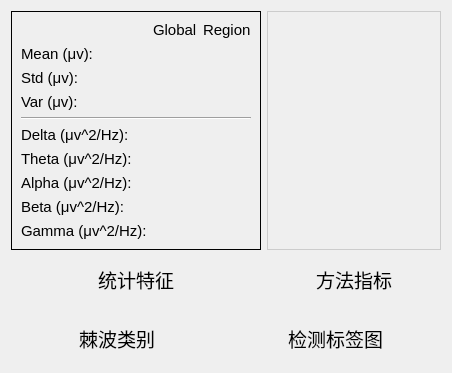
            <widget class="QWidget" name="sd_form">
             <attribute name="title">
              <string>SD</string>
             </attribute>
             <layout class="QHBoxLayout" name="horizontalLayout_3">
              <item>
               <layout class="QVBoxLayout" name="verticalLayout_23">
                <item>
                 <layout class="QHBoxLayout" name="horizontalLayout_43">
                  <item>
                   <layout class="QVBoxLayout" name="verticalLayout_24" stretch="1,0">
                    <item>
                     <layout class="QHBoxLayout" name="horizontalLayout_44">
                      <item>
                       <widget class="QFrame" name="frame_3">
                        <property name="styleSheet">
                         <string notr="true"/>
                        </property>
                        <property name="frameShape">
                         <enum>QFrame::Box</enum>
                        </property>
                        <property name="frameShadow">
                         <enum>QFrame::Plain</enum>
                        </property>
                        <layout class="QVBoxLayout" name="verticalLayout_12">
                         <item>
                          <layout class="QGridLayout" name="gridLayout_8">
                           <item row="0" column="2">
                            <widget class="QLabel" name="label_35">
                             <property name="font">
                              <font>
                               <family>Arial</family>
                               <pointsize>11</pointsize>
                               <weight>50</weight>
                               <bold>false</bold>
                              </font>
                             </property>
                             <property name="text">
                              <string>Region</string>
                             </property>
                            </widget>
                           </item>
                           <item row="5" column="0">
                            <widget class="QLabel" name="label_52">
                             <property name="font">
                              <font>
                               <family>Arial</family>
                               <pointsize>11</pointsize>
                               <weight>50</weight>
                               <bold>false</bold>
                              </font>
                             </property>
                             <property name="toolTip">
                              <string>0-4 Hz</string>
                             </property>
                             <property name="text">
                              <string>Delta (μv^2/Hz):</string>
                             </property>
                            </widget>
                           </item>
                           <item row="1" column="0">
                            <widget class="QLabel" name="label_36">
                             <property name="font">
                              <font>
                               <family>Arial</family>
                               <pointsize>11</pointsize>
                               <weight>50</weight>
                               <bold>false</bold>
                              </font>
                             </property>
                             <property name="text">
                              <string>Mean (μv):</string>
                             </property>
                            </widget>
                           </item>
                           <item row="0" column="0">
                            <widget class="QLabel" name="label_37">
                             <property name="text">
                              <string/>
                             </property>
                            </widget>
                           </item>
                           <item row="8" column="0">
                            <widget class="QLabel" name="label_53">
                             <property name="font">
                              <font>
                               <family>Arial</family>
                               <pointsize>11</pointsize>
                               <weight>50</weight>
                               <bold>false</bold>
                              </font>
                             </property>
                             <property name="toolTip">
                              <string>12-30 Hz</string>
                             </property>
                             <property name="text">
                              <string>Beta (μv^2/Hz):</string>
                             </property>
                            </widget>
                           </item>
                           <item row="6" column="0">
                            <widget class="QLabel" name="label_54">
                             <property name="font">
                              <font>
                               <family>Arial</family>
                               <pointsize>11</pointsize>
                               <weight>50</weight>
                               <bold>false</bold>
                              </font>
                             </property>
                             <property name="toolTip">
                              <string>4-8 Hz</string>
                             </property>
                             <property name="text">
                              <string>Theta (μv^2/Hz):</string>
                             </property>
                            </widget>
                           </item>
                           <item row="1" column="2">
                            <widget class="QLabel" name="r_mean_2">
                             <property name="text">
                              <string/>
                             </property>
                            </widget>
                           </item>
                           <item row="3" column="2">
                            <widget class="QLabel" name="r_var_2">
                             <property name="text">
                              <string/>
                             </property>
                            </widget>
                           </item>
                           <item row="2" column="0">
                            <widget class="QLabel" name="label_66">
                             <property name="font">
                              <font>
                               <family>Arial</family>
                               <pointsize>11</pointsize>
                               <weight>50</weight>
                               <bold>false</bold>
                              </font>
                             </property>
                             <property name="text">
                              <string>Std (μv):</string>
                             </property>
                            </widget>
                           </item>
                           <item row="7" column="0">
                            <widget class="QLabel" name="label_55">
                             <property name="font">
                              <font>
                               <family>Arial</family>
                               <pointsize>11</pointsize>
                               <weight>50</weight>
                               <bold>false</bold>
                              </font>
                             </property>
                             <property name="toolTip">
                              <string>8-12 Hz</string>
                             </property>
                             <property name="text">
                              <string>Alpha (μv^2/Hz):</string>
                             </property>
                            </widget>
                           </item>
                           <item row="3" column="0">
                            <widget class="QLabel" name="label_38">
                             <property name="font">
                              <font>
                               <family>Arial</family>
                               <pointsize>11</pointsize>
                               <weight>50</weight>
                               <bold>false</bold>
                              </font>
                             </property>
                             <property name="text">
                              <string>Var (μv):</string>
                             </property>
                            </widget>
                           </item>
                           <item row="9" column="0">
                            <widget class="QLabel" name="label_56">
                             <property name="font">
                              <font>
                               <family>Arial</family>
                               <pointsize>11</pointsize>
                               <weight>50</weight>
                               <bold>false</bold>
                              </font>
                             </property>
                             <property name="toolTip">
                              <string>30-45 Hz</string>
                             </property>
                             <property name="text">
                              <string>Gamma (μv^2/Hz):</string>
                             </property>
                            </widget>
                           </item>
                           <item row="3" column="1">
                            <widget class="QLabel" name="g_var_2">
                             <property name="text">
                              <string/>
                             </property>
                            </widget>
                           </item>
                           <item row="1" column="1">
                            <widget class="QLabel" name="g_mean_2">
                             <property name="text">
                              <string/>
                             </property>
                             <property name="alignment">
                              <set>Qt::AlignLeading|Qt::AlignLeft|Qt::AlignVCenter</set>
                             </property>
                            </widget>
                           </item>
                           <item row="2" column="2">
                            <widget class="QLabel" name="r_std_2">
                             <property name="text">
                              <string/>
                             </property>
                            </widget>
                           </item>
                           <item row="0" column="1">
                            <widget class="QLabel" name="label_11">
                             <property name="font">
                              <font>
                               <family>Arial</family>
                               <pointsize>11</pointsize>
                               <weight>50</weight>
                               <bold>false</bold>
                              </font>
                             </property>
                             <property name="text">
                              <string>Global</string>
                             </property>
                            </widget>
                           </item>
                           <item row="2" column="1">
                            <widget class="QLabel" name="g_std_2">
                             <property name="text">
                              <string/>
                             </property>
                            </widget>
                           </item>
                           <item row="5" column="1">
                            <widget class="QLabel" name="g_d_2">
                             <property name="text">
                              <string/>
                             </property>
                            </widget>
                           </item>
                           <item row="5" column="2">
                            <widget class="QLabel" name="r_d_2">
                             <property name="text">
                              <string/>
                             </property>
                            </widget>
                           </item>
                           <item row="6" column="2">
                            <widget class="QLabel" name="r_t_2">
                             <property name="text">
                              <string/>
                             </property>
                            </widget>
                           </item>
                           <item row="7" column="2">
                            <widget class="QLabel" name="r_a_2">
                             <property name="text">
                              <string/>
                             </property>
                            </widget>
                           </item>
                           <item row="8" column="2">
                            <widget class="QLabel" name="r_b_2">
                             <property name="text">
                              <string/>
                             </property>
                            </widget>
                           </item>
                           <item row="9" column="2">
                            <widget class="QLabel" name="r_g_2">
                             <property name="text">
                              <string/>
                             </property>
                            </widget>
                           </item>
                           <item row="9" column="1">
                            <widget class="QLabel" name="g_g_2">
                             <property name="text">
                              <string/>
                             </property>
                            </widget>
                           </item>
                           <item row="8" column="1">
                            <widget class="QLabel" name="g_b_2">
                             <property name="text">
                              <string/>
                             </property>
                            </widget>
                           </item>
                           <item row="7" column="1">
                            <widget class="QLabel" name="g_a_2">
                             <property name="text">
                              <string/>
                             </property>
                            </widget>
                           </item>
                           <item row="6" column="1">
                            <widget class="QLabel" name="g_t_2">
                             <property name="text">
                              <string/>
                             </property>
                            </widget>
                           </item>
                           <item row="4" column="0" colspan="3">
                            <widget class="Line" name="line_3">
                             <property name="orientation">
                              <enum>Qt::Horizontal</enum>
                             </property>
                            </widget>
                           </item>
                          </layout>
                         </item>
                        </layout>
                       </widget>
                      </item>
                     </layout>
                    </item>
                    <item>
                     <widget class="QWidget" name="widget_14" native="true">
                      <layout class="QHBoxLayout" name="horizontalLayout_45">
                       <item>
                        <spacer name="horizontalSpacer_27">
                         <property name="orientation">
                          <enum>Qt::Horizontal</enum>
                         </property>
                         <property name="sizeHint" stdset="0">
                          <size>
                           <width>40</width>
                           <height>20</height>
                          </size>
                         </property>
                        </spacer>
                       </item>
                       <item>
                        <widget class="QLabel" name="label_29">
                         <property name="text">
                          <string>&lt;html&gt;&lt;head/&gt;&lt;body&gt;&lt;p&gt;&lt;span style=&quot; font-size:14pt;&quot;&gt;统计特征&lt;/span&gt;&lt;/p&gt;&lt;/body&gt;&lt;/html&gt;</string>
                         </property>
                        </widget>
                       </item>
                       <item>
                        <spacer name="horizontalSpacer_28">
                         <property name="orientation">
                          <enum>Qt::Horizontal</enum>
                         </property>
                         <property name="sizeHint" stdset="0">
                          <size>
                           <width>40</width>
                           <height>20</height>
                          </size>
                         </property>
                        </spacer>
                       </item>
                      </layout>
                     </widget>
                    </item>
                   </layout>
                  </item>
                  <item>
                   <layout class="QVBoxLayout" name="verticalLayout_25" stretch="1,0">
                    <property name="sizeConstraint">
                     <enum>QLayout::SetDefaultConstraint</enum>
                    </property>
                    <item>
                     <layout class="QHBoxLayout" name="horizontalLayout_46">
                      <property name="sizeConstraint">
                       <enum>QLayout::SetDefaultConstraint</enum>
                      </property>
                      <item>
                       <widget class="QFrame" name="frame_5">
                        <property name="sizePolicy">
                         <sizepolicy hsizetype="Ignored" vsizetype="Ignored">
                          <horstretch>0</horstretch>
                          <verstretch>0</verstretch>
                         </sizepolicy>
                        </property>
                        <property name="styleSheet">
                         <string notr="true">border: 1px solid #cccccc;</string>
                        </property>
                        <property name="frameShape">
                         <enum>QFrame::StyledPanel</enum>
                        </property>
                        <property name="frameShadow">
                         <enum>QFrame::Plain</enum>
                        </property>
                        <layout class="QVBoxLayout" name="verticalLayout_16">
                         <property name="leftMargin">
                          <number>0</number>
                         </property>
                         <property name="topMargin">
                          <number>0</number>
                         </property>
                         <property name="rightMargin">
                          <number>0</number>
                         </property>
                         <property name="bottomMargin">
                          <number>0</number>
                         </property>
                         <item>
                          <layout class="QGridLayout" name="sd_idx_layout">
                           <property name="leftMargin">
                            <number>2</number>
                           </property>
                           <property name="topMargin">
                            <number>2</number>
                           </property>
                           <property name="rightMargin">
                            <number>2</number>
                           </property>
                           <property name="bottomMargin">
                            <number>2</number>
                           </property>
                           <property name="spacing">
                            <number>7</number>
                           </property>
                          </layout>
                         </item>
                        </layout>
                       </widget>
                      </item>
                     </layout>
                    </item>
                    <item>
                     <widget class="QWidget" name="widget_15" native="true">
                      <layout class="QHBoxLayout" name="horizontalLayout_47">
                       <item>
                        <spacer name="horizontalSpacer_29">
                         <property name="orientation">
                          <enum>Qt::Horizontal</enum>
                         </property>
                         <property name="sizeHint" stdset="0">
                          <size>
                           <width>40</width>
                           <height>20</height>
                          </size>
                         </property>
                        </spacer>
                       </item>
                       <item>
                        <widget class="QLabel" name="label_30">
                         <property name="text">
                          <string>&lt;html&gt;&lt;head/&gt;&lt;body&gt;&lt;p&gt;&lt;span style=&quot; font-size:14pt;&quot;&gt;方法指标&lt;/span&gt;&lt;/p&gt;&lt;/body&gt;&lt;/html&gt;</string>
                         </property>
                        </widget>
                       </item>
                       <item>
                        <spacer name="horizontalSpacer_30">
                         <property name="orientation">
                          <enum>Qt::Horizontal</enum>
                         </property>
                         <property name="sizeHint" stdset="0">
                          <size>
                           <width>40</width>
                           <height>20</height>
                          </size>
                         </property>
                        </spacer>
                       </item>
                      </layout>
                     </widget>
                    </item>
                   </layout>
                  </item>
                 </layout>
                </item>
                <item>
                 <layout class="QHBoxLayout" name="horizontalLayout_48" stretch="0,0">
                  <item>
                   <layout class="QVBoxLayout" name="verticalLayout_26" stretch="1,0">
                    <item>
                     <layout class="QHBoxLayout" name="horizontalLayout_49">
                      <item>
                       <widget class="QLabel" name="sd_fam">
                        <property name="sizePolicy">
                         <sizepolicy hsizetype="Ignored" vsizetype="Ignored">
                          <horstretch>0</horstretch>
                          <verstretch>0</verstretch>
                         </sizepolicy>
                        </property>
                        <property name="styleSheet">
                         <string notr="true">border: 1px solid #cccccc;</string>
                        </property>
                        <property name="frameShape">
                         <enum>QFrame::Box</enum>
                        </property>
                        <property name="lineWidth">
                         <number>1</number>
                        </property>
                        <property name="text">
                         <string/>
                        </property>
                        <property name="scaledContents">
                         <bool>true</bool>
                        </property>
                       </widget>
                      </item>
                     </layout>
                    </item>
                    <item>
                     <widget class="QWidget" name="widget_16" native="true">
                      <layout class="QHBoxLayout" name="horizontalLayout_50">
                       <item>
                        <spacer name="horizontalSpacer_31">
                         <property name="orientation">
                          <enum>Qt::Horizontal</enum>
                         </property>
                         <property name="sizeHint" stdset="0">
                          <size>
                           <width>40</width>
                           <height>20</height>
                          </size>
                         </property>
                        </spacer>
                       </item>
                       <item>
                        <widget class="QLabel" name="sd_lbl">
                         <property name="text">
                          <string>&lt;html&gt;&lt;head/&gt;&lt;body&gt;&lt;p&gt;&lt;span style=&quot; font-size:14pt;&quot;&gt;棘波类别&lt;/span&gt;&lt;/p&gt;&lt;/body&gt;&lt;/html&gt;</string>
                         </property>
                        </widget>
                       </item>
                       <item>
                        <spacer name="horizontalSpacer_32">
                         <property name="orientation">
                          <enum>Qt::Horizontal</enum>
                         </property>
                         <property name="sizeHint" stdset="0">
                          <size>
                           <width>40</width>
                           <height>20</height>
                          </size>
                         </property>
                        </spacer>
                       </item>
                      </layout>
                     </widget>
                    </item>
                   </layout>
                  </item>
                  <item>
                   <layout class="QVBoxLayout" name="verticalLayout_27" stretch="1,0">
                    <item>
                     <layout class="QHBoxLayout" name="sd_res_layout"/>
                    </item>
                    <item>
                     <widget class="QWidget" name="widget_17" native="true">
                      <layout class="QHBoxLayout" name="horizontalLayout_52">
                       <item>
                        <spacer name="horizontalSpacer_33">
                         <property name="orientation">
                          <enum>Qt::Horizontal</enum>
                         </property>
                         <property name="sizeHint" stdset="0">
                          <size>
                           <width>40</width>
                           <height>20</height>
                          </size>
                         </property>
                        </spacer>
                       </item>
                       <item>
                        <widget class="QLabel" name="sd_swi">
                         <property name="font">
                          <font>
                           <pointsize>16</pointsize>
                          </font>
                         </property>
                         <property name="styleSheet">
                          <string notr="true"/>
                         </property>
                         <property name="text">
                          <string>&lt;html&gt;&lt;head/&gt;&lt;body&gt;&lt;p&gt;&lt;span style=&quot; font-size:14pt;&quot;&gt;检测标签图&lt;/span&gt;&lt;/p&gt;&lt;/body&gt;&lt;/html&gt;</string>
                         </property>
                         <property name="alignment">
                          <set>Qt::AlignLeading|Qt::AlignLeft|Qt::AlignVCenter</set>
                         </property>
                        </widget>
                       </item>
                       <item>
                        <spacer name="horizontalSpacer_34">
                         <property name="orientation">
                          <enum>Qt::Horizontal</enum>
                         </property>
                         <property name="sizeHint" stdset="0">
                          <size>
                           <width>40</width>
                           <height>20</height>
                          </size>
                         </property>
                        </spacer>
                       </item>
                      </layout>
                     </widget>
                    </item>
                   </layout>
                  </item>
                 </layout>
                </item>
               </layout>
              </item>
             </layout>
            </widget>
